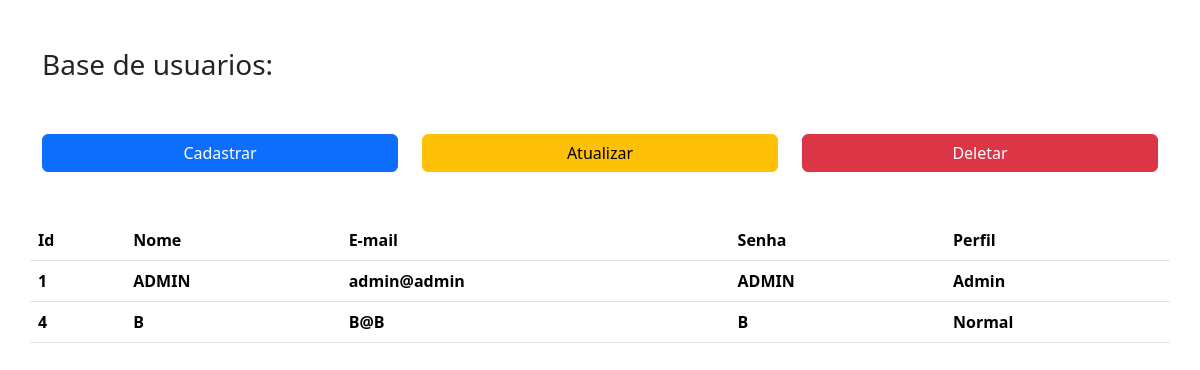
The page /admin on the database its author committed.
### app/models/tabelas.py (models this page shows, shortened)
class User(db.Model):
    id = db.Column(db.Integer, primary_key=True, autoincrement=True)
    nome = db.Column(db.String)
    senha = db.Column(db.String)
    email = db.Column(db.String, unique=True)
    admin = db.Column(db.Integer)

### app/controllers/default.py (the view)
@app.route('/admin')
def admin():
     users = User.query.all()
     return render_template('admin.html', users = users)

### app/templates/admin.html (shortened to what this page needs)
{%extends 'base.html'%}
{%block conteudo%}
<div class="container">
    <h3 class="mb-5 mt-5">Base de usuarios:</h3>
    <div class="text-center">
        <div class="row">
            <div class="col-md-4 col-sm-12 mt-1">
                <div class="d-grid gap-2">
                    <button type="button" class="btn btn-primary" data-bs-toggle="offcanvas"
                    data-bs-target="#offcanvas-cadastro" aria-controls="offcanvas-cadastro">Cadastrar</button>
                </div>
            </div>
            <div class="col-md-4 col-sm-12 mt-1">
                <div class="d-grid gap-2">
                    <button type="button" class="btn btn-warning"
                    data-bs-toggle="modal" data-bs-target="#modal-atualizar">Atualizar</button>
                </div>
            </div>
            <div class="col-md-4 col-sm-12 mt-1">
                <div class="d-grid gap-2">
                    <button type="button" class="btn btn-danger"
                    data-bs-toggle="modal" data-bs-target="#modal-delete"">Deletar</button>
                </div>
            </div>
        </div>
    </div>
    <div class="row mt-5">
        <table class="table table-hover table-responsive">
            <thead>
                <tr>
                    <th scope="col">Id</th>
                    <th scope="col">Nome</th>
                    <th scope="col">E-mail</th>
                    <th scope="col">Senha</th>
                    <th scope="col">Perfil</th>
                </tr>
            </thead>
            <tbody>
                {% for e in users %}
                <tr>
                    <th scope="row">
                        <label class="form-check-label">{{e.id}}</label>
                    </th>
                    <th scope="row">
                        <label class="form-check-label">{{e.nome}}</label>
                    </th>
                    <th scope="row">
                        <label class="form-check-label">{{e.email}}</label>
                    </th>
                    <th scope="row">
                        <label class="form-check-label">{{e.senha}}</label>
                    </th>
                    <th scope="row">
                        <label class="form-check-label">
                            {% if e.admin == 1 %}
                                Admin
                                {% else %}
                                Normal
                            {% endif %}
                        </label>
                    </th>
                </tr>
                {% endfor %}
            </tbody>
        </table>
    </div>
</div>
{%endblock%}

### rows shown on the page
User: id "1", nome "ADMIN", email "admin@admin", senha "ADMIN", admin "Admin"
User: id "4", nome "B", email "B@B", senha "B", admin "Normal"
